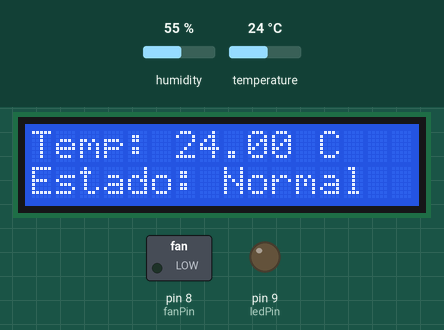
A sketch run on a simulated Arduino Uno, built with avr-gcc and run on an emulated ATmega328P. Shown: 16×2 character LCD, switched loads named in the sketch (green lamp = pin HIGH), output pins drawn as LEDs (lit = HIGH). The test bench sets the inputs (shaded band); at power-on: temperature 24 °C, humidity 55 %. What the sketch prints to the serial monitor is not drawn.

Above: at 2.2 s.
2.3 s: temperature set to 28 °C
At 4.4 s:
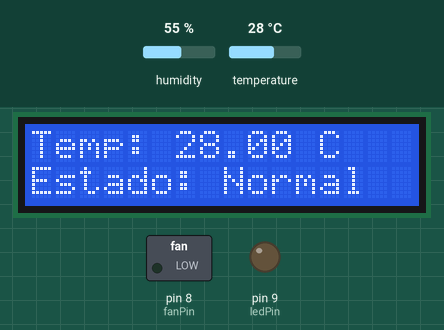
5.1 s: temperature set to 31 °C
At 5.5 s:
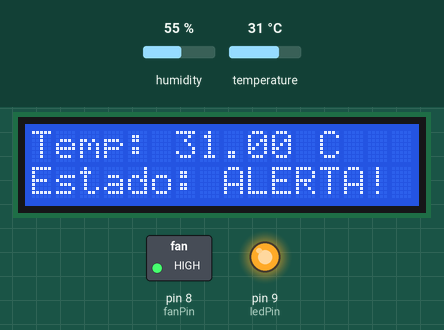
7.9 s: temperature set to 12 °C
At 10.0 s:
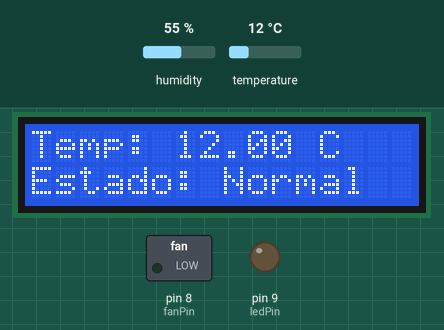
Timing chart, 0 to 11.5 s (numbered marks = the images above; inputs shaded):
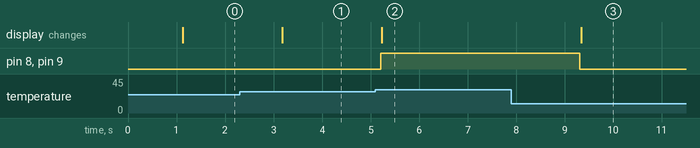

Measured:
- the behaviour switches between 29 and 30 °C on temperature (found by bisection; images 1 and 2)
- after the input at 2.3 s, the display: changes after 0.88 s (image 1)
- after the input at 5.1 s, pin 8 (fanPin), pin 9 (ledPin): LOW → HIGH after 0.10 s; the display: changes after 0.13 s (image 2)
- after the input at 7.9 s, pin 8 (fanPin), pin 9 (ledPin): HIGH → LOW after 1.4 s; the display: changes after 1.4 s (image 3)

The sketch:

MiniRTOS.ino
```cpp
#include "DHT.h"
#include <Wire.h>
#include <LiquidCrystal_I2C.h> // Librería de la pantalla

// --- DEFINICIÓN DE PINES ---
#define DHTPIN 2
#define DHTTYPE DHT11

const int fanPin = 8;
const int ledPin = 9;

// --- CONFIGURACIÓN DE OBJETOS ---
DHT dht(DHTPIN, DHTTYPE);

// DIRECCIÓN I2C: Generalmente es 0x27. Si no funciona, prueba 0x3F.
LiquidCrystal_I2C lcd(0x27, 16, 2);

// --- ESTRUCTURA DE TAREAS ---
struct Task {
    void (*func)();
};

// Variables globales
float temperature = 0;
const float UMBRAL_TEMP = 30.0;

// --- TAREA 1: Leer Temperatura ---
void task_readTemperature() {
    float t = dht.readTemperature();
    if (!isnan(t)) {
        temperature = t;
    }
}

// --- TAREA 2: Control del Ventilador ---
void task_controlFan() {
    if (temperature >= UMBRAL_TEMP) {
        digitalWrite(fanPin, HIGH);
    } else {
        digitalWrite(fanPin, LOW);
    }
}

// --- TAREA 3: Control del LED ---
void task_controlLED() {
    if (temperature >= UMBRAL_TEMP) {
        digitalWrite(ledPin, HIGH);
    } else {
        digitalWrite(ledPin, LOW);
    }
}

// --- TAREA 4 (NUEVA): Actualizar Pantalla LCD ---
void task_updateDisplay() {
    // Fila 0: Muestra la temperatura
    lcd.setCursor(0, 0); // Columna 0, Fila 0
    lcd.print("Temp: ");
    lcd.print(temperature);
    lcd.print(" C");

    // Fila 1: Muestra el estado del ventilador
    lcd.setCursor(0, 1); // Columna 0, Fila 1
    if (temperature >= UMBRAL_TEMP) {
        lcd.print("Estado: ALERTA! "); // Espacios para limpiar texto viejo
    } else {
        lcd.print("Estado: Normal  ");
    }
}

// --- SCHEDULER (Ahora con 4 tareas) ---
Task tasks[] = {
    {task_readTemperature},
    {task_controlFan},
    {task_controlLED},
    {task_updateDisplay} // ¡Agregamos la pantalla a la lista!
};

int numTasks = sizeof(tasks) / sizeof(tasks[0]);

void setup() {
    pinMode(fanPin, OUTPUT);
    pinMode(ledPin, OUTPUT);

    Serial.begin(9600);
    dht.begin();

    // Iniciar la pantalla
    lcd.init();
    lcd.backlight(); // Prender la luz de fondo
    lcd.setCursor(0,0);
    lcd.print("Iniciando...");

    delay(1000);
}

void loop() {
    for (int i = 0; i < numTasks; i++) {
        tasks[i].func();
    }

    // Debug en serial también, por si acaso
    Serial.print("Temp: ");
    Serial.println(temperature);

    delay(2000);
}
```
